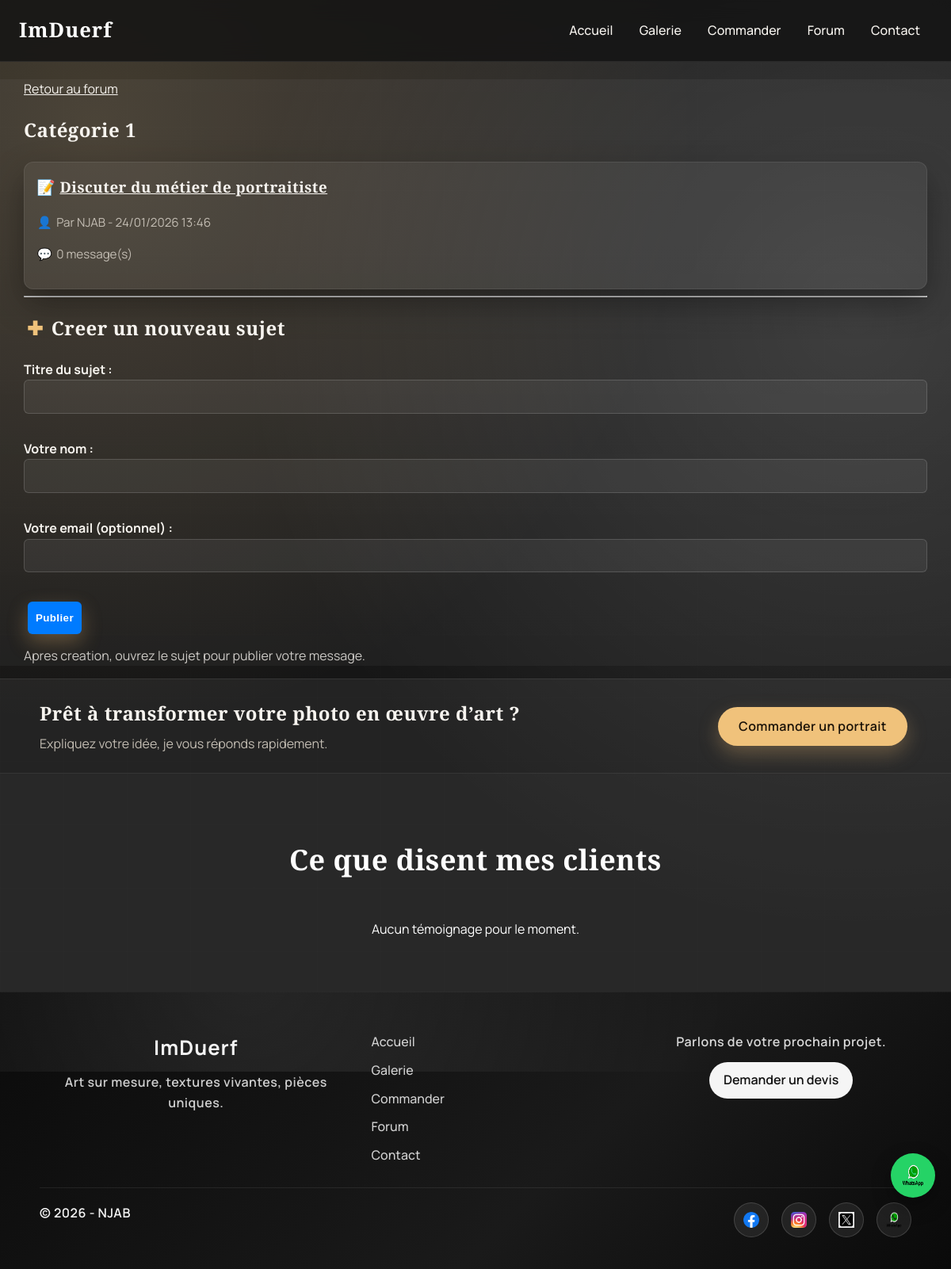
/forum/1/, run on the app's committed database.
### portfolio/models.py (models this page shows, shortened)
class ForumCategory(models.Model):
    nom = models.CharField(max_length=100)
    description = models.TextField(blank=True)
    created_at = models.DateTimeField(auto_now_add=True)
    class Meta:
        ordering = ['nom']
        verbose_name = "Cat\u00e9gorie du forum"
        verbose_name_plural = "Cat\u00e9gories du forum"

class ForumTopic(models.Model):
    categorie = models.ForeignKey(ForumCategory, on_delete=models.CASCADE, related_name='topics')
    titre = models.CharField(max_length=200)
    auteur_nom = models.CharField(max_length=100)
    auteur_email = models.EmailField(blank=True, null=True)
    created_at = models.DateTimeField(auto_now_add=True)
    updated_at = models.DateTimeField(auto_now=True)
    class Meta:
        ordering = ['-updated_at']
        verbose_name = "Sujet du forum"
        verbose_name_plural = "Sujets du forum"

### portfolio/views.py (the view, shortened to what this page needs)
# urls.py: path('forum/<int:categorie_id>/', views.forum_category, name='forum_category'),
def forum_category(request, categorie_id):
    categorie = get_object_or_404(ForumCategory, pk=categorie_id)
    topics = ForumTopic.objects.filter(categorie=categorie).order_by('-updated_at')
    topic_form = ForumTopicForm()
    return render(request, 'forum_category.html', {
        'categorie': categorie,
        'topics': topics,
        'topic_form': topic_form,
    })

### portfolio/forms.py
class ForumTopicForm(forms.ModelForm):
    class Meta:
        model = ForumTopic
        fields = ['titre', 'auteur_nom', 'auteur_email']
        labels = {
            'titre': 'Titre du sujet',
            'auteur_nom': 'Votre nom',
            'auteur_email': 'Votre email (optionnel)',
        }

### portfolio/context_processors.py (called while the page is built)
def testimonials_context(request):
    return {
        'testimonials': Testimonial.objects.all()
    }

### templates/forum_category.html (shortened to what this page needs)
{% extends 'base.html' %}
{% block content %}
<section class="section">
    <div class="section-inner">
        <p><a href="{% url 'forum_index' %}">Retour au forum</a></p>
        <h1>{{ categorie.nom }}</h1>
        <div class="forum-list">
            {% for t in topics %}
            <div class="forum-card">
                <h3>
                    <a href="{% url 'forum_topic' categorie.id t.id %}"><span class="icon">&#128221;</span>{{ t.titre }}</a>
                </h3>
                <p class="forum-meta"><span class="icon">&#128100;</span>Par {{ t.auteur_nom }} - {{ t.created_at|date:"d/m/Y H:i" }}</p>
                <p class="forum-meta"><span class="icon">&#128172;</span>{{ t.posts.count }} message(s)</p>
            </div>
            {% empty %}
            <p>Aucun sujet dans cette categorie.</p>
            {% endfor %}
        </div>
        <hr>
        <h2><span class="icon">&#10010;</span>Creer un nouveau sujet</h2>
        <form method="post" class="form-style">
            {{ topic_form.as_p }}
            <button type="submit" class="btn btn-primary">Publier</button>
        </form>
        <p style="margin-top: 10px; opacity: 0.8;">
            Apres creation, ouvrez le sujet pour publier votre message.
        </p>
    </div>
</section>
{% endblock %}

### static/css/style.css (style rules this page uses)
.btn-primary, .btn-secondary { padding: 10px 20px; border: none; text-decoration: none; border-radius: 5px; margin: 5px; font-weight: bold; }
.btn-primary { background-color: #28a745; color: white; }
.btn-primary, .btn-secondary, .btn-outline-danger { padding: 12px 25px; border: none; text-decoration: none; border-radius: 5px; margin: 5px; font-weight: bold; box-shadow: 0 4px 6px rgba(0,0,0,0.2); transition: transform 0.3s, box-shadow 0.3s; }
.form-style label { font-weight: bold; margin-top: 1rem; display: block; }
.form-style input, .form-style select, .form-style textarea { width: 100%; padding: 0.8rem; margin-bottom: 1rem; border: 1px solid #ccc; border-radius: 6px; }
.form-style button.btn { padding: 0.8rem 10px; background-color: #007bff; border: none; border-radius: 6px; color: white; font-weight: bold; cursor: pointer; }
:root { --bg: #161616; --bg-alt: #222222; --card: #2a2a2a; --text: #f7f4ef; --muted: #c3bdb3; --accent: #f0c27b; --accent-strong: #ffd08a; --line: rgba(255, 255, 255, 0.08); --shadow: 0 18px 40px rgba(0, 0, 0, 0.35); --font-body: "Manrope", "Segoe UI", sans-serif; --font-display: "Playfair Display", "Times New Roman", serif; }
*, *::before, *::after { box-sizing: border-box; }
body { margin: 0; font-family: var(--font-body); color: var(--text); background: radial-gradient(circle at 10% 10%, rgba(240, 194, 123, 0.18), transparent 42%), radial-gradient(circle at 90% 25%, rgba(255, 255, 255, 0.12), transparent 48%), var(--bg); line-height: 1.6; }
body::before { content: ""; position: fixed; inset: 0; background-image: linear-gradient(rgba(255, 255, 255, 0.03) 1px, transparent 1px), linear-gradient(90deg, rgba(255, 255, 255, 0.03) 1px, transparent 1px); background-size: 80px 80px; opacity: 0.25; pointer-events: none; z-index: -1; }
h1, h2, h3 { font-family: var(--font-display); letter-spacing: 0.5px; }
a { color: var(--text); }
section { padding: 0px 30px; background: rgba(255, 255, 255, 0.04); }
.forum-list { display: grid; grid-template-columns: repeat(auto-fit, minmax(260px, 1fr)); gap: 16px; }
.forum-card { background: rgba(255, 255, 255, 0.06); border: 1px solid var(--line); border-radius: 12px; padding: 16px; box-shadow: var(--shadow); }
.forum-card h3 { margin-top: 0; }
.forum-meta { color: var(--muted); font-size: 0.95rem; }
.icon { display: inline-flex; width: 1.2em; justify-content: center; margin-right: 6px; color: var(--accent); }
.btn, .btn-primary, .btn-secondary, .btn-outline-danger { padding: 12px 26px; border-radius: 999px; font-weight: 600; letter-spacing: 0.4px; transition: transform 0.2s ease, box-shadow 0.2s ease, background 0.2s ease; }
.btn { background: var(--accent); color: #1a1208; text-decoration: none; display: inline-flex; align-items: center; justify-content: center; gap: 8px; }
.btn-primary { background: var(--accent); color: #1a1208; box-shadow: 0 10px 24px rgba(210, 166, 107, 0.35); }
.form-style input, .form-style select, .form-style textarea { background: rgba(255, 255, 255, 0.06); color: var(--text); border: 1px solid rgba(255, 255, 255, 0.15); }

### data on the page
ForumCategory: nom "Catégorie 1"
ForumTopic: titre "Discuter du métier de portraitiste", auteur_nom "NJAB", created_at "24/01/2026 13:46", posts.count "0"
